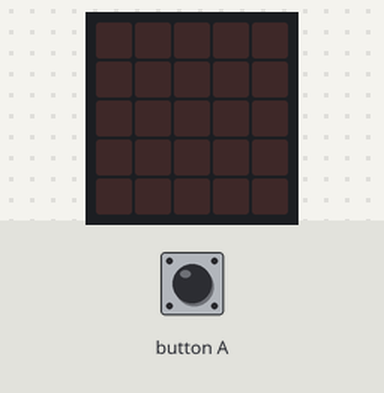
Recording of a program running on a simulated BBC micro:bit (MakeCode). On the bench: the board's 5×5 LED display. The inputs (shaded band) are chosen by the test bench.

Above: at 1.2 s.
1.3 s: button A pressed for 0.15 s
At 2.0 s:
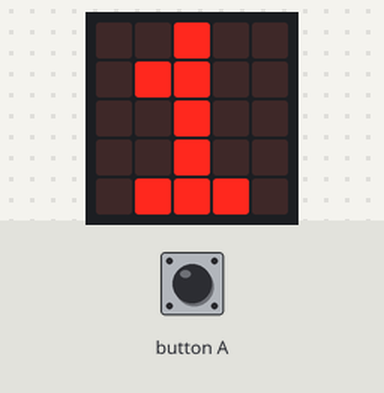
2.9 s: button A pressed for 0.15 s
At 4.2 s:
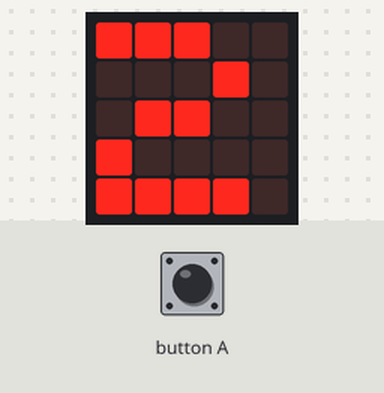
4.5 s: button A pressed for 0.15 s
At 5.7 s:
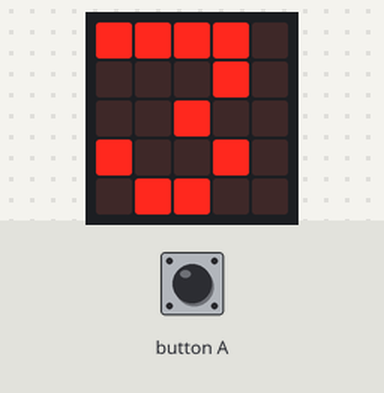
Timing chart, 0 to 7.5 s (numbered marks = the images above; inputs shaded):
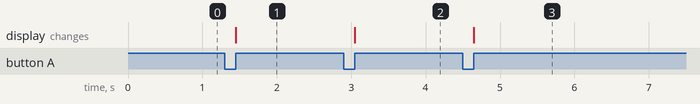

The program:

main.ts
```typescript
input.onButtonPressed(Button.A, function () {
    smurfen += emmer + 1
    basic.showNumber(smurfen)
})
let smurfen = 0
let emmer = 0
emmer = 0
smurfen = 0
basic.forever(function () {
    if (smurfen == 10) {
        basic.showString("gewonnen!")
    }
    if (smurfen >= 11) {
        basic.clearScreen()
    }
})
```

test.ts
```typescript
// tests gaan hier; deze zal niet worden gecompileerd wanneer dit pakket wordt gebruikt als extensie.
```

Measured:
- after the input at 1.3 s, the display: changes after 0.15 s (image 1)
- after the input at 2.9 s, the display: changes after 0.15 s (image 2)
- after the input at 4.5 s, the display: changes after 0.15 s (image 3)
